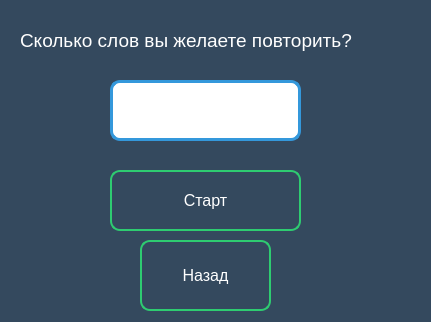
<?xml version="1.0" encoding="UTF-8"?>
<ui version="4.0">
 <class>Dialog</class>
 <widget class="QDialog" name="Dialog">
  <property name="geometry">
   <rect>
    <x>0</x>
    <y>0</y>
    <width>431</width>
    <height>322</height>
   </rect>
  </property>
  <property name="font">
   <font>
    <pointsize>12</pointsize>
   </font>
  </property>
  <property name="windowTitle">
   <string>Dialog</string>
  </property>
  <property name="styleSheet">
   <string notr="true">QDialog{
background-color:#34495e;

}
</string>
  </property>
  <widget class="QPushButton" name="start">
   <property name="geometry">
    <rect>
     <x>110</x>
     <y>170</y>
     <width>191</width>
     <height>61</height>
    </rect>
   </property>
   <property name="font">
    <font>
     <pointsize>12</pointsize>
    </font>
   </property>
   <property name="styleSheet">
    <string notr="true">QPushButton{
background-color:none;
border-style:solid;
border-width: 2px;
border-radius: 10px;
border-color: #2ecc71;
text-color:white;
color:white;
}
QPushButton:hover{
background-color:#2ecc71;
}</string>
   </property>
   <property name="text">
    <string>Старт</string>
   </property>
  </widget>
  <widget class="QLabel" name="name">
   <property name="geometry">
    <rect>
     <x>20</x>
     <y>-10</y>
     <width>411</width>
     <height>101</height>
    </rect>
   </property>
   <property name="font">
    <font>
     <pointsize>14</pointsize>
     <weight>50</weight>
     <bold>false</bold>
    </font>
   </property>
   <property name="text">
    <string>&lt;html&gt;&lt;head/&gt;&lt;body&gt;&lt;p&gt;&lt;span style=&quot; color:#ffffff;&quot;&gt;Сколько слов вы желаете повторить?&lt;/span&gt;&lt;/p&gt;&lt;/body&gt;&lt;/html&gt;</string>
   </property>
  </widget>
  <widget class="QLineEdit" name="question">
   <property name="geometry">
    <rect>
     <x>110</x>
     <y>80</y>
     <width>191</width>
     <height>61</height>
    </rect>
   </property>
   <property name="font">
    <font>
     <pointsize>12</pointsize>
    </font>
   </property>
   <property name="styleSheet">
    <string notr="true">QLineEdit{
background-color:none;
border-style:solid;
border-width: 3px;
border-radius: 10px;
border-color: #3498db;
color:black;
}
QLineEdit:hover{
border-color:#2ecc71;
}</string>
   </property>
  </widget>
  <widget class="QPushButton" name="back">
   <property name="geometry">
    <rect>
     <x>140</x>
     <y>240</y>
     <width>131</width>
     <height>71</height>
    </rect>
   </property>
   <property name="font">
    <font>
     <pointsize>12</pointsize>
    </font>
   </property>
   <property name="styleSheet">
    <string notr="true">QPushButton{
background-color:none;
border-style:solid;
border-width: 2px;
border-radius: 10px;
border-color: #2ecc71;
text-color:white;
color:white;
}
QPushButton:hover{
background-color:#2ecc71;
}</string>
   </property>
   <property name="text">
    <string>Назад</string>
   </property>
  </widget>
 </widget>
 <resources/>
 <connections/>
</ui>
